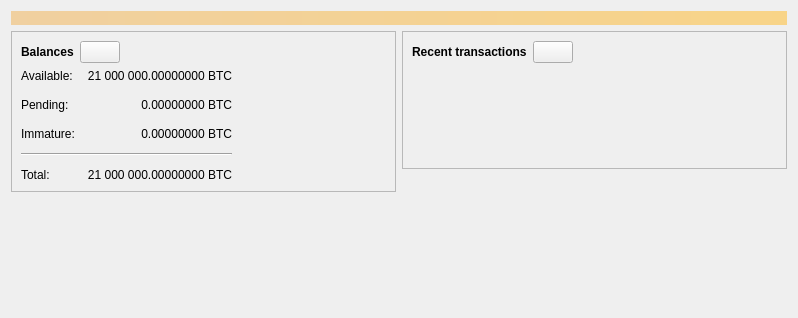
<?xml version="1.0" encoding="UTF-8"?>
<ui version="4.0">
 <class>OverviewPage</class>
 <widget class="QWidget" name="OverviewPage">
  <property name="geometry">
   <rect>
    <x>0</x>
    <y>0</y>
    <width>798</width>
    <height>318</height>
   </rect>
  </property>
  <property name="windowTitle">
   <string>Form</string>
  </property>
  <layout class="QVBoxLayout" name="topLayout">
   <item>
    <widget class="QLabel" name="labelAlerts">
     <property name="visible">
      <bool>false</bool>
     </property>
     <property name="styleSheet">
      <string notr="true">QLabel { background-color: qlineargradient(x1: 0, y1: 0, x2: 1, y2: 0, stop:0 #F0D0A0, stop:1 #F8D488); color:#000000; }</string>
     </property>
     <property name="wordWrap">
      <bool>true</bool>
     </property>
     <property name="margin">
      <number>3</number>
     </property>
     <property name="textInteractionFlags">
      <set>Qt::TextSelectableByMouse</set>
     </property>
    </widget>
   </item>
   <item>
    <layout class="QHBoxLayout" name="horizontalLayout" stretch="1,1">
     <item>
      <layout class="QVBoxLayout" name="verticalLayout_2">
       <item>
        <widget class="QFrame" name="frame">
         <property name="frameShape">
          <enum>QFrame::StyledPanel</enum>
         </property>
         <property name="frameShadow">
          <enum>QFrame::Raised</enum>
         </property>
         <layout class="QVBoxLayout" name="verticalLayout_4">
          <item>
           <layout class="QHBoxLayout" name="horizontalLayout_4">
            <item>
             <widget class="QLabel" name="label_5">
              <property name="font">
               <font>
                <weight>75</weight>
                <bold>true</bold>
               </font>
              </property>
              <property name="text">
               <string>Balances</string>
              </property>
             </widget>
            </item>
            <item>
             <widget class="QPushButton" name="labelWalletStatus">
              <property name="enabled">
               <bool>true</bool>
              </property>
              <property name="maximumSize">
               <size>
                <width>45</width>
                <height>16777215</height>
               </size>
              </property>
              <property name="toolTip">
               <string>The displayed information may be out of date. Your wallet automatically synchronizes with the CronCoin network after a connection is established, but this process has not completed yet.</string>
              </property>
              <property name="text">
               <string/>
              </property>
              <property name="icon">
               <iconset resource="../croncoin.qrc">
                <normaloff>:/icons/warning</normaloff>
                <disabledoff>:/icons/warning</disabledoff>:/icons/warning</iconset>
              </property>
              <property name="iconSize">
               <size>
                <width>24</width>
                <height>24</height>
               </size>
              </property>
             </widget>
            </item>
            <item>
             <spacer name="horizontalSpacer_3">
              <property name="orientation">
               <enum>Qt::Horizontal</enum>
              </property>
              <property name="sizeHint" stdset="0">
               <size>
                <width>40</width>
                <height>20</height>
               </size>
              </property>
             </spacer>
            </item>
           </layout>
          </item>
          <item>
           <layout class="QGridLayout" name="gridLayout">
            <property name="spacing">
             <number>12</number>
            </property>
            <item row="1" column="1">
             <widget class="QLabel" name="labelUnconfirmed">
              <property name="cursor">
               <cursorShape>IBeamCursor</cursorShape>
              </property>
              <property name="toolTip">
               <string>Total of transactions that have yet to be confirmed, and do not yet count toward the spendable balance</string>
              </property>
              <property name="text">
               <string notr="true">0.00000000 BTC</string>
              </property>
              <property name="alignment">
               <set>Qt::AlignRight|Qt::AlignTrailing|Qt::AlignVCenter</set>
              </property>
              <property name="textInteractionFlags">
               <set>Qt::LinksAccessibleByMouse|Qt::TextSelectableByKeyboard|Qt::TextSelectableByMouse</set>
              </property>
             </widget>
            </item>
            <item row="3" column="0" colspan="2">
             <widget class="Line" name="line">
              <property name="orientation">
               <enum>Qt::Horizontal</enum>
              </property>
             </widget>
            </item>
            <item row="4" column="0">
             <widget class="QLabel" name="labelTotalText">
              <property name="text">
               <string>Total:</string>
              </property>
             </widget>
            </item>
            <item row="2" column="1">
             <widget class="QLabel" name="labelImmature">
              <property name="cursor">
               <cursorShape>IBeamCursor</cursorShape>
              </property>
              <property name="toolTip">
               <string>Mined balance that has not yet matured</string>
              </property>
              <property name="text">
               <string notr="true">0.00000000 BTC</string>
              </property>
              <property name="alignment">
               <set>Qt::AlignRight|Qt::AlignTrailing|Qt::AlignVCenter</set>
              </property>
              <property name="textInteractionFlags">
               <set>Qt::LinksAccessibleByMouse|Qt::TextSelectableByKeyboard|Qt::TextSelectableByMouse</set>
              </property>
             </widget>
            </item>
            <item row="1" column="2">
             <spacer name="horizontalSpacer_2">
              <property name="orientation">
               <enum>Qt::Horizontal</enum>
              </property>
              <property name="sizeHint" stdset="0">
               <size>
                <width>40</width>
                <height>20</height>
               </size>
              </property>
             </spacer>
            </item>
            <item row="2" column="0">
             <widget class="QLabel" name="labelImmatureText">
              <property name="text">
               <string>Immature:</string>
              </property>
             </widget>
            </item>
            <item row="4" column="1">
             <widget class="QLabel" name="labelTotal">
              <property name="cursor">
               <cursorShape>IBeamCursor</cursorShape>
              </property>
              <property name="toolTip">
               <string>Your current total balance</string>
              </property>
              <property name="text">
               <string notr="true">21 000 000.00000000 BTC</string>
              </property>
              <property name="alignment">
               <set>Qt::AlignRight|Qt::AlignTrailing|Qt::AlignVCenter</set>
              </property>
              <property name="textInteractionFlags">
               <set>Qt::LinksAccessibleByMouse|Qt::TextSelectableByKeyboard|Qt::TextSelectableByMouse</set>
              </property>
             </widget>
            </item>
            <item row="0" column="0">
             <widget class="QLabel" name="labelBalanceText">
              <property name="text">
               <string>Available:</string>
              </property>
             </widget>
            </item>
            <item row="0" column="1">
             <widget class="QLabel" name="labelBalance">
              <property name="cursor">
               <cursorShape>IBeamCursor</cursorShape>
              </property>
              <property name="toolTip">
               <string>Your current spendable balance</string>
              </property>
              <property name="text">
               <string notr="true">21 000 000.00000000 BTC</string>
              </property>
              <property name="alignment">
               <set>Qt::AlignRight|Qt::AlignTrailing|Qt::AlignVCenter</set>
              </property>
              <property name="textInteractionFlags">
               <set>Qt::LinksAccessibleByMouse|Qt::TextSelectableByKeyboard|Qt::TextSelectableByMouse</set>
              </property>
             </widget>
            </item>
            <item row="1" column="0">
             <widget class="QLabel" name="labelPendingText">
              <property name="text">
               <string>Pending:</string>
              </property>
             </widget>
            </item>
           </layout>
          </item>
         </layout>
        </widget>
       </item>
       <item>
        <spacer name="verticalSpacer">
         <property name="orientation">
          <enum>Qt::Vertical</enum>
         </property>
         <property name="sizeHint" stdset="0">
          <size>
           <width>20</width>
           <height>40</height>
          </size>
         </property>
        </spacer>
       </item>
      </layout>
     </item>
     <item>
      <layout class="QVBoxLayout" name="verticalLayout_3">
       <item>
        <widget class="QFrame" name="frame_2">
         <property name="frameShape">
          <enum>QFrame::StyledPanel</enum>
         </property>
         <property name="frameShadow">
          <enum>QFrame::Raised</enum>
         </property>
         <layout class="QVBoxLayout" name="verticalLayout">
          <item>
           <layout class="QHBoxLayout" name="horizontalLayout_2">
            <item>
             <widget class="QLabel" name="label_4">
              <property name="font">
               <font>
                <weight>75</weight>
                <bold>true</bold>
               </font>
              </property>
              <property name="text">
               <string>Recent transactions</string>
              </property>
             </widget>
            </item>
            <item>
             <widget class="QPushButton" name="labelTransactionsStatus">
              <property name="enabled">
               <bool>true</bool>
              </property>
              <property name="maximumSize">
               <size>
                <width>45</width>
                <height>16777215</height>
               </size>
              </property>
              <property name="toolTip">
               <string>The displayed information may be out of date. Your wallet automatically synchronizes with the CronCoin network after a connection is established, but this process has not completed yet.</string>
              </property>
              <property name="text">
               <string/>
              </property>
              <property name="icon">
               <iconset resource="../croncoin.qrc">
                <normaloff>:/icons/warning</normaloff>
                <disabledoff>:/icons/warning</disabledoff>:/icons/warning</iconset>
              </property>
              <property name="iconSize">
               <size>
                <width>24</width>
                <height>24</height>
               </size>
              </property>
             </widget>
            </item>
            <item>
             <spacer name="horizontalSpacer">
              <property name="orientation">
               <enum>Qt::Horizontal</enum>
              </property>
              <property name="sizeHint" stdset="0">
               <size>
                <width>40</width>
                <height>20</height>
               </size>
              </property>
             </spacer>
            </item>
           </layout>
          </item>
          <item>
           <widget class="TransactionOverviewWidget" name="listTransactions">
            <property name="styleSheet">
             <string notr="true">QListView { background: transparent; }</string>
            </property>
            <property name="frameShape">
             <enum>QFrame::NoFrame</enum>
            </property>
            <property name="verticalScrollBarPolicy">
             <enum>Qt::ScrollBarAlwaysOff</enum>
            </property>
            <property name="horizontalScrollBarPolicy">
             <enum>Qt::ScrollBarAlwaysOff</enum>
            </property>
            <property name="sizeAdjustPolicy">
             <enum>QAbstractScrollArea::AdjustToContents</enum>
            </property>
            <property name="selectionMode">
             <enum>QAbstractItemView::NoSelection</enum>
            </property>
            <property name="uniformItemSizes">
             <bool>true</bool>
            </property>
           </widget>
          </item>
         </layout>
        </widget>
       </item>
       <item>
        <spacer name="verticalSpacer_2">
         <property name="orientation">
          <enum>Qt::Vertical</enum>
         </property>
         <property name="sizeHint" stdset="0">
          <size>
           <width>20</width>
           <height>40</height>
          </size>
         </property>
        </spacer>
       </item>
      </layout>
     </item>
    </layout>
   </item>
  </layout>
 </widget>
 <customwidgets>
  <customwidget>
   <class>TransactionOverviewWidget</class>
   <extends>QListView</extends>
   <header>qt/transactionoverviewwidget.h</header>
  </customwidget>
 </customwidgets>
 <resources/>
 <connections/>
</ui>
